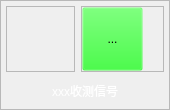
<?xml version="1.0" encoding="UTF-8"?>
<ui version="4.0">
 <class>RadioModel</class>
 <widget class="QFrame" name="RadioModel">
  <property name="geometry">
   <rect>
    <x>0</x>
    <y>0</y>
    <width>170</width>
    <height>110</height>
   </rect>
  </property>
  <property name="windowTitle">
   <string>Frame</string>
  </property>
  <property name="styleSheet">
   <string notr="true">#radio_1,#radio_2,#radio_3,#radio_4
{
border-style: solid; 
border-width: 2px;
border-color: qlineargradient(spread:pad, x1:0, y1:0, x2:0, y2:1, stop:0 rgba(190, 226, 254, 196), stop:1 rgba(161, 193, 218, 211));
background-color: qlineargradient(spread:pad, x1:0, y1:0, x2:1, y2:0, stop:0.636364 rgba(90, 101, 205, 96));
}</string>
  </property>
  <property name="frameShape">
   <enum>QFrame::StyledPanel</enum>
  </property>
  <property name="frameShadow">
   <enum>QFrame::Raised</enum>
  </property>
  <layout class="QGridLayout" name="gridLayout" rowstretch="5,2" columnstretch="5,6">
   <property name="leftMargin">
    <number>5</number>
   </property>
   <property name="topMargin">
    <number>5</number>
   </property>
   <property name="rightMargin">
    <number>5</number>
   </property>
   <property name="bottomMargin">
    <number>5</number>
   </property>
   <item row="0" column="0">
    <widget class="QFrame" name="frame">
     <property name="frameShape">
      <enum>QFrame::StyledPanel</enum>
     </property>
     <property name="frameShadow">
      <enum>QFrame::Raised</enum>
     </property>
     <layout class="QGridLayout" name="gridLayout_2">
      <property name="leftMargin">
       <number>2</number>
      </property>
      <property name="topMargin">
       <number>2</number>
      </property>
      <property name="rightMargin">
       <number>2</number>
      </property>
      <property name="bottomMargin">
       <number>2</number>
      </property>
      <property name="spacing">
       <number>5</number>
      </property>
      <item row="1" column="0">
       <widget class="QLabel" name="label_2">
        <property name="styleSheet">
         <string notr="true">color: rgb(255, 255, 255);</string>
        </property>
        <property name="text">
         <string/>
        </property>
       </widget>
      </item>
      <item row="0" column="0">
       <widget class="QLabel" name="label">
        <property name="styleSheet">
         <string notr="true">color: rgb(255, 255, 255);</string>
        </property>
        <property name="text">
         <string/>
        </property>
       </widget>
      </item>
      <item row="2" column="0">
       <widget class="QLabel" name="label_4">
        <property name="styleSheet">
         <string notr="true">color: rgb(255, 255, 255);</string>
        </property>
        <property name="text">
         <string/>
        </property>
       </widget>
      </item>
      <item row="0" column="1">
       <widget class="QLabel" name="label_TFU">
        <property name="styleSheet">
         <string notr="true">color: rgb(255, 255, 255);</string>
        </property>
        <property name="text">
         <string/>
        </property>
       </widget>
      </item>
      <item row="1" column="1">
       <widget class="QLabel" name="label_RSSI">
        <property name="styleSheet">
         <string notr="true">color: rgb(255, 255, 255);</string>
        </property>
        <property name="text">
         <string/>
        </property>
       </widget>
      </item>
      <item row="2" column="1">
       <widget class="QLabel" name="label_Fre">
        <property name="styleSheet">
         <string notr="true">color: rgb(255, 255, 255);</string>
        </property>
        <property name="text">
         <string/>
        </property>
       </widget>
      </item>
     </layout>
    </widget>
   </item>
   <item row="0" column="1">
    <widget class="QFrame" name="frame_2">
     <property name="frameShape">
      <enum>QFrame::StyledPanel</enum>
     </property>
     <property name="frameShadow">
      <enum>QFrame::Raised</enum>
     </property>
     <layout class="QHBoxLayout" name="horizontalLayout_2">
      <property name="spacing">
       <number>0</number>
      </property>
      <property name="leftMargin">
       <number>0</number>
      </property>
      <property name="topMargin">
       <number>0</number>
      </property>
      <property name="rightMargin">
       <number>0</number>
      </property>
      <property name="bottomMargin">
       <number>0</number>
      </property>
      <item>
       <widget class="QToolButton" name="toolButton_1">
        <property name="sizePolicy">
         <sizepolicy hsizetype="Ignored" vsizetype="Ignored">
          <horstretch>0</horstretch>
          <verstretch>0</verstretch>
         </sizepolicy>
        </property>
        <property name="styleSheet">
         <string notr="true">background-color: rgba(0, 255, 0, 0);</string>
        </property>
        <property name="text">
         <string>...</string>
        </property>
        <property name="icon">
         <iconset resource="../../img.qrc">
          <normaloff>:/img/img/radio.png</normaloff>:/img/img/radio.png</iconset>
        </property>
        <property name="iconSize">
         <size>
          <width>100</width>
          <height>100</height>
         </size>
        </property>
       </widget>
      </item>
      <item>
       <widget class="WaveBar" name="waveBar_1" native="true">
        <property name="minimumSize">
         <size>
          <width>20</width>
          <height>0</height>
         </size>
        </property>
        <property name="maximumSize">
         <size>
          <width>20</width>
          <height>16777215</height>
         </size>
        </property>
       </widget>
      </item>
     </layout>
    </widget>
   </item>
   <item row="1" column="0" colspan="2">
    <widget class="QLabel" name="name">
     <property name="styleSheet">
      <string notr="true">border-image: url(:/img/img/nemebackground.png);
color: rgb(255, 255, 255);</string>
     </property>
     <property name="text">
      <string>xxx收测信号</string>
     </property>
     <property name="alignment">
      <set>Qt::AlignCenter</set>
     </property>
    </widget>
   </item>
  </layout>
 </widget>
 <customwidgets>
  <customwidget>
   <class>WaveBar</class>
   <extends>QWidget</extends>
   <header>wavebar.h</header>
  </customwidget>
 </customwidgets>
 <resources>
  <include location="../../img.qrc"/>
 </resources>
 <connections/>
</ui>
